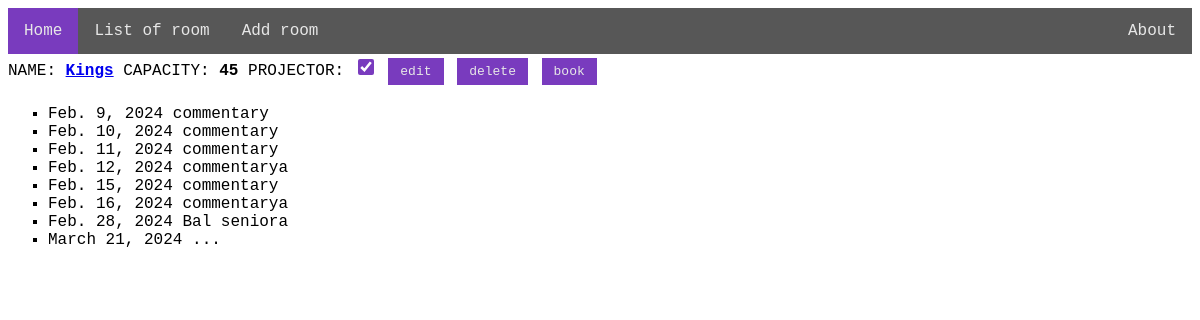
/room/1, run on the app's committed database.
### RoomManager/models.py (models this page shows)
class Room(models.Model):
    room_name = models.CharField(max_length=255, unique=True)
    room_capacity = models.IntegerField()
    projector = models.BooleanField(default=False)

class RoomManager(models.Model):
    date = models.DateField()
    room_id = models.ForeignKey(Room, on_delete=models.CASCADE)
    commentary = models.TextField(blank=True)
    class Meta:
        unique_together = ('room_id', 'date')
        ordering = ('date',)

### RoomManager/views.py (the view)
# urls.py: path('room/<int:id>', views.room_details, name='RoomDetails'),
def room_details(request, id):
    room = Room.objects.get(id=id)
    return render(request, 'room_details.html', {'room': room})

### templates/room_details.html
{% extends 'home.html' %}
{% block content %}
    {% load static %}
    <link rel="stylesheet" type="text/css" href="{% static 'css/main.css' %}">
    NAME: <a href="{% url "RoomDetails" id=room.id %}"><strong>{{ room.room_name }}</strong></a>
    CAPACITY: <strong>{{ room.room_capacity }}</strong>
    {% if room.projector %}
        PROJECTOR: <input class="chk" type="checkbox" value="true" checked>
    {% else %}
        PROJECTOR: <input class="chk" type="checkbox" value="true">
    {% endif %}
    <a href="{% url "EditRoom" id=room.id %}"><input class="bnt" type="submit" value="edit"></a>
    <a href="{% url "RoomDelete" id=room.id %}"><input class="bnt" type="button" value="delete"></a>
    <a href="{% url "RoomReserve" id=room.id %}"><input class="bnt" type="button" value="book"></a>
    <ul>
        {% for room in room.roommanager_set.all %}
            <li>{{ room.date }} {{ room.commentary }}</li>
        {% endfor %}
    </ul>
{% endblock %}

### RoomManager/static/css/main.css (style rules this page uses)
.bnt { background-color: #793bbe; border: none; color: #e7e7e7; padding: 6px 12px; text-decoraation: none; margin: 4px 2px; cursor: pointer; font-family: Monospaced, monospace; font-size: small; }
ul { font-family: Monospaced, monospace; list-style-type: square; }
input[type='checkbox'] { accent-color: #793bbe; width: 16px; height: 16px; }

### data on the page
Room: room_name "Kings", room_capacity "45"
RoomManager: date "Feb. 9, 2024", commentary "commentary"
RoomManager: date "Feb. 10, 2024", commentary "commentary"
RoomManager: date "Feb. 11, 2024", commentary "commentary"
RoomManager: date "Feb. 12, 2024", commentary "commentarya"
RoomManager: date "Feb. 15, 2024", commentary "commentary"
RoomManager: date "Feb. 16, 2024", commentary "commentarya"
RoomManager: date "Feb. 28, 2024", commentary "Bal seniora"
RoomManager: date "March 21, 2024", commentary "..."
